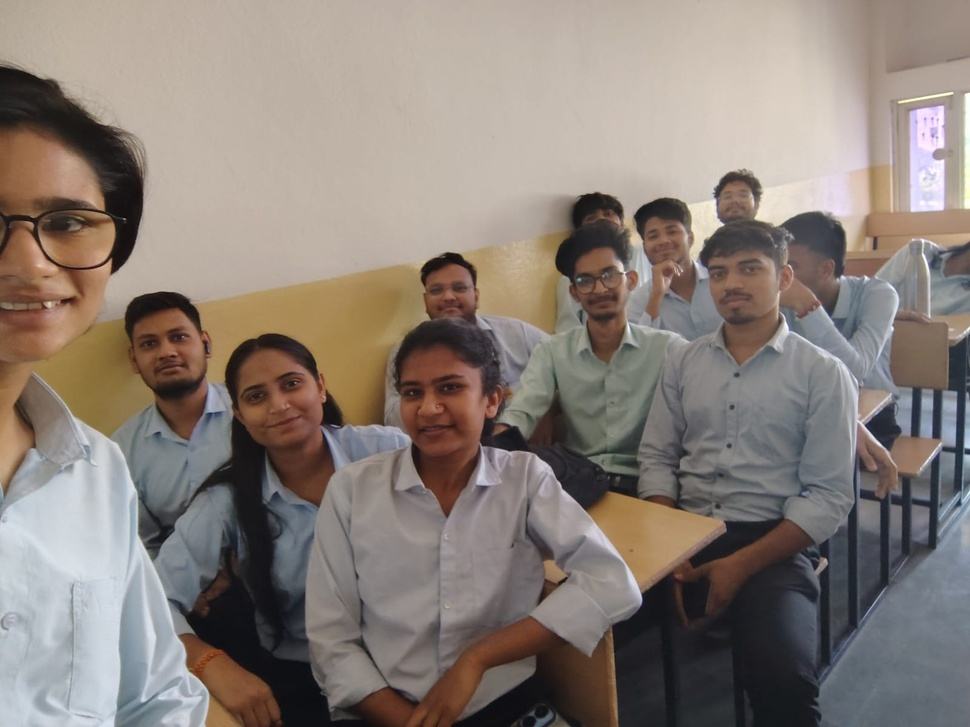
#> input picture img_clg.jpeg, 970 x 727 px, shrunk from 1600 x 1200 before the run
$ python image_prc.py
#> lines starting #> are read from the running program, lines starting #| are printed output that depends on the picture
#image enhancement/processing
#flipping the image

"""from PIL import Image
img = Image.open("img_clg.jpeg")

#(img stored in form of metrices) ,transposing for flipping of image
transposed_img = img.transpose(Image.FLIP_LEFT_RIGHT)

#convertion into a real image (flipped)
transposed_img.save('flipped_img.png')
print("Success")"""

#image enhancement : histogram equalisation technique (clahe)
import cv2
img = cv2.imread("img_clg.jpeg")
#> img is the input picture: shape (727, 970, 3); mean B, G, R 120, 127.1, 137.5

#preparation for CLAHE
clahe = cv2.createCLAHE()
#converting into grey scale image
gray_img = cv2.cvtColor(img,cv2.COLOR_BGR2GRAY)
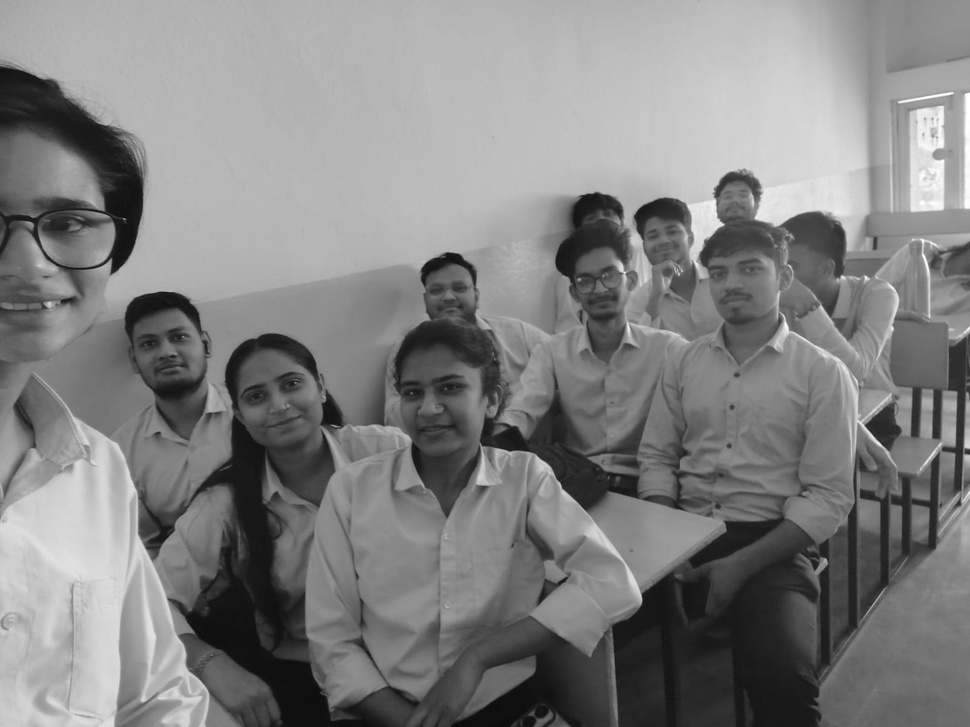
#> gray_img: shape (727, 970); min 7, max 255, mean 129.4
enhanced_img = clahe.apply(gray_img)
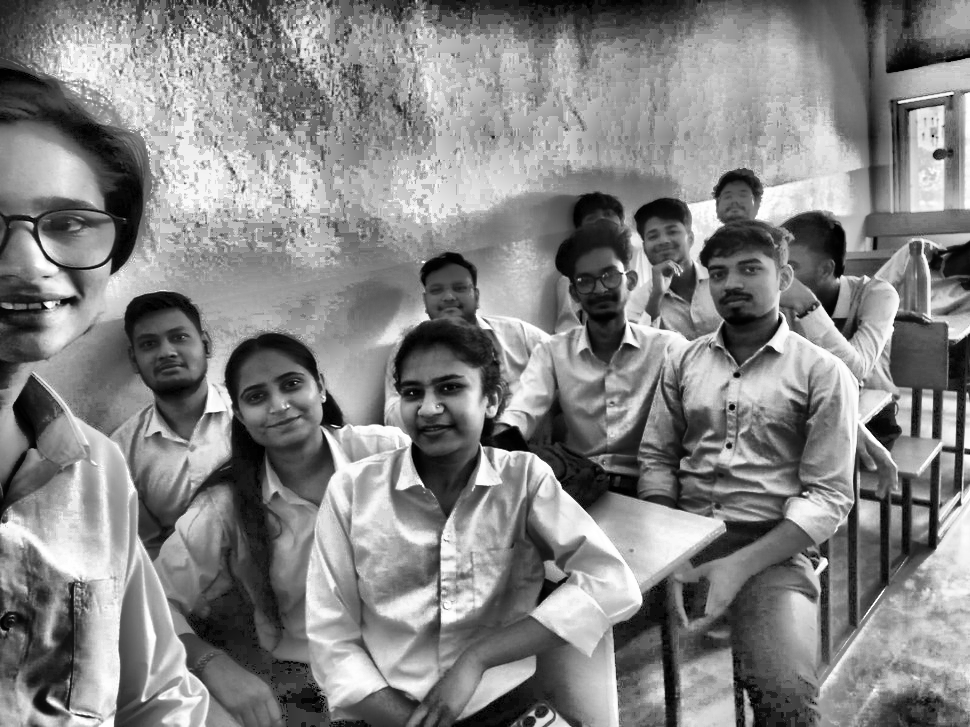
#> enhanced_img: shape (727, 970); min 0, max 255, mean 131.9
print("Chal Chal Chal")
#save it to a file
cv2.imwrite('Chal.png',enhanced_img)
print("Chal Chal Chal")

$ run again, with rose.jpg copied over img_clg.jpeg
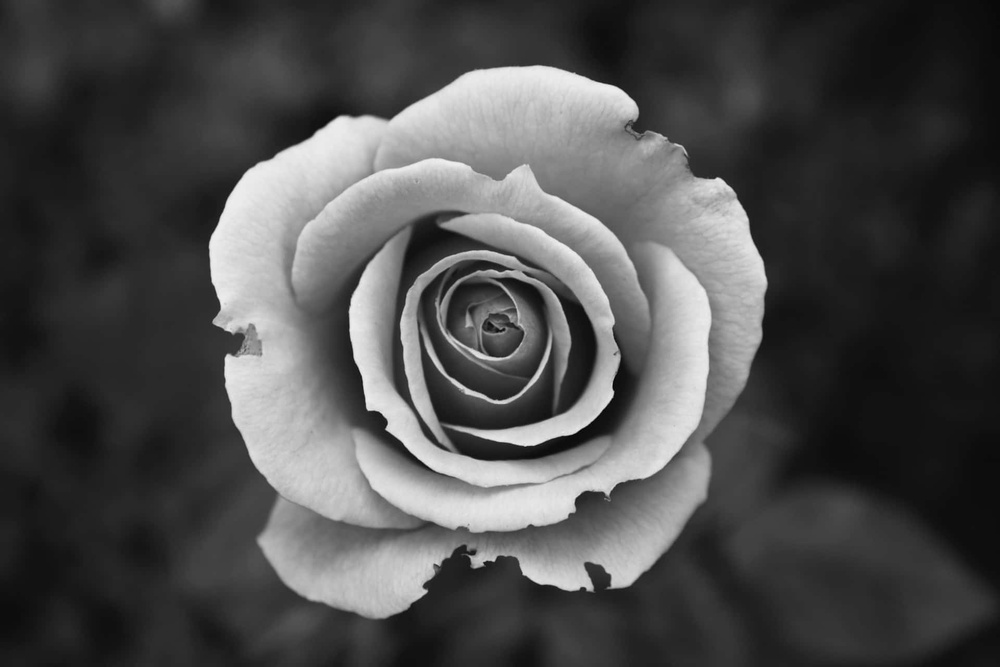
#> input picture rose.jpg, 1000 x 667 px, shrunk from 1920 x 1280 before the run
#> img is the input picture: shape (667, 1000, 3); min 2, max 242, mean 76.7
#> `enhanced_img = clahe.apply(gray_img)`:
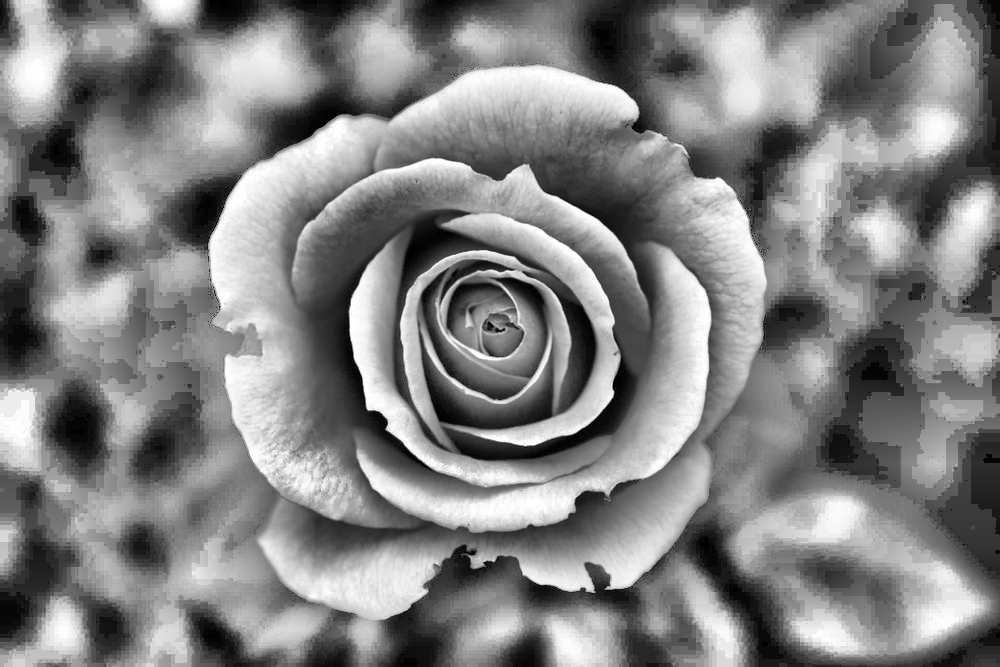
#> enhanced_img: shape (667, 1000); min 0, max 255, mean 130.3
